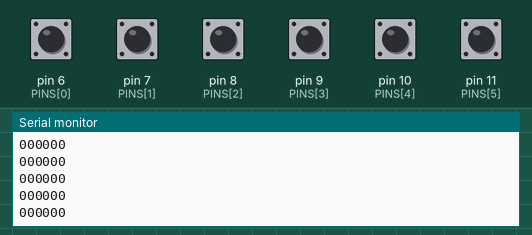
Simulated run of this sketch. Board: Arduino Uno, built with avr-gcc and run on an emulated ATmega328P. Parts: the last lines printed to the serial monitor. The inputs (shaded band) are chosen by the test bench; at power-on: pin 6 (PINS[0]), pin 7 (PINS[1]), pin 8 (PINS[2]), pin 9 (PINS[3]), pin 10 (PINS[4]), pin 11 (PINS[5]) HIGH.

Above: at 1.2 s.
1.3 s: pin 6 (PINS[0]) pulled LOW for 0.15 s
At 1.31 s:
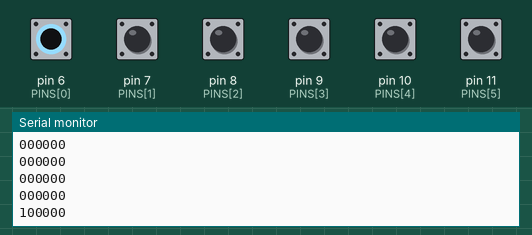
2.9 s: pin 7 (PINS[1]) pulled LOW for 0.15 s
At 2.91 s:
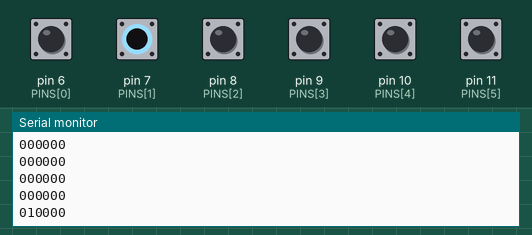
4.5 s: pin 8 (PINS[2]) pulled LOW for 0.15 s
At 4.51 s:
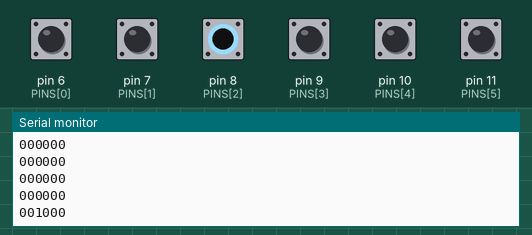
6.1 s: pin 9 (PINS[3]) pulled LOW for 0.15 s
At 6.11 s:
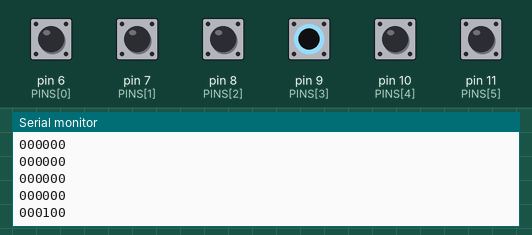
7.7 s: pin 10 (PINS[4]) pulled LOW for 0.15 s
At 7.71 s:
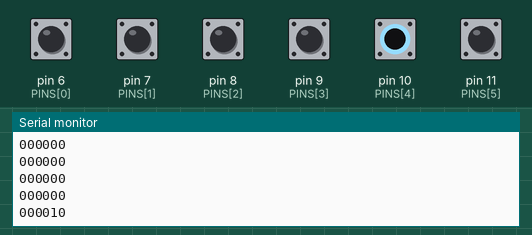
9.3 s: pin 11 (PINS[5]) pulled LOW for 0.15 s
At 9.31 s:
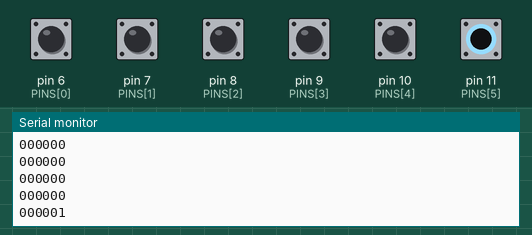
Timing chart, 0 to 11.9 s (numbered marks = the images above; inputs shaded):
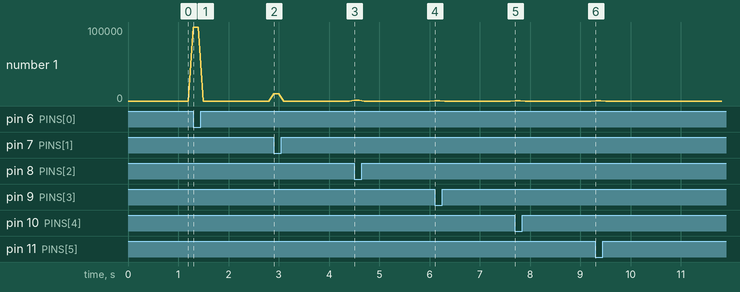

Measured:
- after the input at 1.3 s, the serial monitor: prints a new line at once (image 1)
- after the input at 2.9 s, the serial monitor: prints a new line at once (image 2)
- after the input at 4.5 s, the serial monitor: prints a new line at once (image 3)
- after the input at 6.1 s, the serial monitor: prints a new line at once (image 4)
- after the input at 7.7 s, the serial monitor: prints a new line at once (image 5)
- after the input at 9.3 s, the serial monitor: prints a new line at once (image 6)

The sketch:

pin_test.ino
```cpp
/*
 * pin_test.ino — minimal diagnostic for the 6-button keypad wiring.
 *
 * Reads D6..D11 with INPUT_PULLUP, prints a 6-character string every 100ms.
 * Each char = state of one pin. 0 = unpressed (HIGH), 1 = pressed (LOW).
 * No debounce, no JSON, no LEDs — just raw reads.
 *
 * Expected output at rest:    000000
 * Pressing the D6 button:     100000
 * Pressing the D11 button:    000001
 * Pressing all six:           111111
 *
 * If only one column ever flips, the wiring on the others is broken
 * (or the buttons themselves are dead). Sketch logic is not at fault.
 */

const int PINS[] = { 6, 7, 8, 9, 10, 11 };
const int N = 6;

void setup() {
  Serial.begin(115200);
  for (int i = 0; i < N; i++) pinMode(PINS[i], INPUT_PULLUP);
}

void loop() {
  for (int i = 0; i < N; i++) {
    Serial.print(digitalRead(PINS[i]) == LOW ? '1' : '0');
  }
  Serial.println();
  delay(100);
}
```
